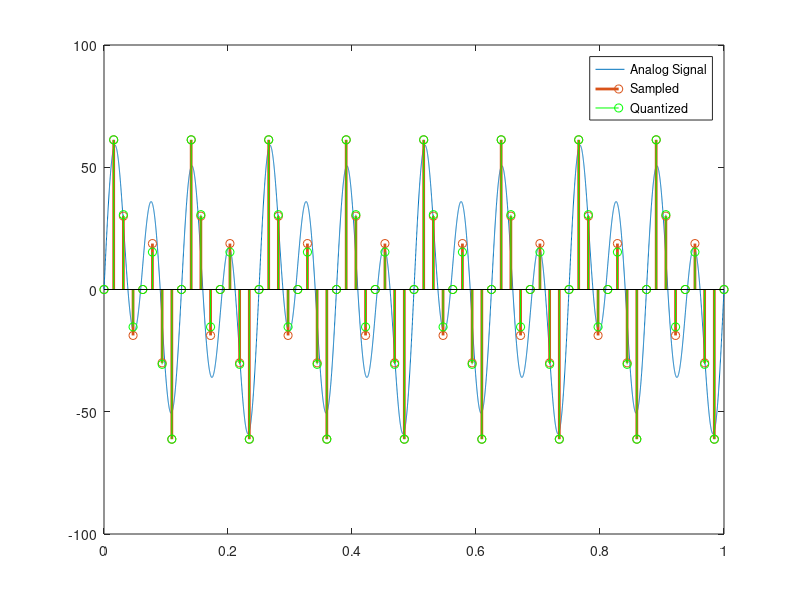

MATLAB code for this plot:
clc;
close all;
clear all;

A1 = 10;
A2 = 20;
A3 = 40;

f1 = 4;
f2 = 8;
f3 = 16;
dt = 0.0001;
t = 0:dt:1;

signal1 = A1*sin(2*pi*f1*t)+ A2 * sin(2*pi*f2*t) + A3*sin(2*pi*f3*t);
plot(t, signal1);
hold on;

%Sampling
fs  = 64;
ts = 1/fs;
t = 0:ts:1;
signal2 = A1*sin(2*pi*f2*t) + A2*sin(2*pi*f2*t) + A3*sin(2*pi*f3*t);
stem(t, signal2, 'LineWidth', 2);
hold on;


%Quantization
nbits = 3; % 4 qantization levels
qLevels = 2^nbits;
signalMin = min(signal2);
signalMax = max(signal2);  
scalingFactor = (signalMax-signalMin)/qLevels;
signal3 = signal2 / scalingFactor; 
signal3 = round(signal3);
signal3 = signal3 * scalingFactor;


stem(t, signal3, 'g');
hold on;
legend('Analog Signal', 'Sampled', 'Quantized');


